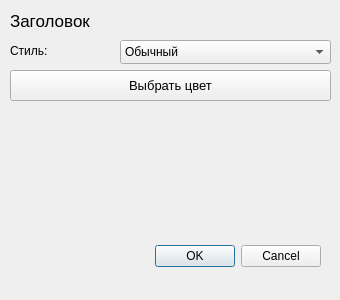
<?xml version="1.0" encoding="UTF-8"?>
<ui version="4.0">
 <class>BrushDialog</class>
 <widget class="QDialog" name="BrushDialog">
  <property name="geometry">
   <rect>
    <x>0</x>
    <y>0</y>
    <width>340</width>
    <height>300</height>
   </rect>
  </property>
  <property name="windowTitle">
   <string>Dialog</string>
  </property>
  <widget class="QDialogButtonBox" name="buttonBox">
   <property name="geometry">
    <rect>
     <x>30</x>
     <y>240</y>
     <width>291</width>
     <height>32</height>
    </rect>
   </property>
   <property name="orientation">
    <enum>Qt::Horizontal</enum>
   </property>
   <property name="standardButtons">
    <set>QDialogButtonBox::Cancel|QDialogButtonBox::Ok</set>
   </property>
  </widget>
  <widget class="QLabel" name="labelHeader">
   <property name="geometry">
    <rect>
     <x>10</x>
     <y>10</y>
     <width>93</width>
     <height>21</height>
    </rect>
   </property>
   <property name="font">
    <font>
     <pointsize>13</pointsize>
    </font>
   </property>
   <property name="text">
    <string>Заголовок</string>
   </property>
  </widget>
  <widget class="QPushButton" name="pushButtonColor">
   <property name="geometry">
    <rect>
     <x>10</x>
     <y>70</y>
     <width>321</width>
     <height>31</height>
    </rect>
   </property>
   <property name="font">
    <font>
     <pointsize>10</pointsize>
    </font>
   </property>
   <property name="autoFillBackground">
    <bool>true</bool>
   </property>
   <property name="text">
    <string>Выбрать цвет</string>
   </property>
  </widget>
  <widget class="QLabel" name="labelStyle">
   <property name="geometry">
    <rect>
     <x>10</x>
     <y>40</y>
     <width>101</width>
     <height>21</height>
    </rect>
   </property>
   <property name="text">
    <string>Стиль:</string>
   </property>
  </widget>
  <widget class="QComboBox" name="comboBoxStyle">
   <property name="geometry">
    <rect>
     <x>120</x>
     <y>40</y>
     <width>211</width>
     <height>24</height>
    </rect>
   </property>
   <property name="currentIndex">
    <number>1</number>
   </property>
   <item>
    <property name="text">
     <string>Без заливки</string>
    </property>
   </item>
   <item>
    <property name="text">
     <string>Обычный</string>
    </property>
   </item>
   <item>
    <property name="text">
     <string>Плотность 1</string>
    </property>
   </item>
   <item>
    <property name="text">
     <string>Плотность 2</string>
    </property>
   </item>
   <item>
    <property name="text">
     <string>Плотность 3</string>
    </property>
   </item>
   <item>
    <property name="text">
     <string>Плотность 4</string>
    </property>
   </item>
   <item>
    <property name="text">
     <string>Плотность 5</string>
    </property>
   </item>
   <item>
    <property name="text">
     <string>Плотность 6</string>
    </property>
   </item>
   <item>
    <property name="text">
     <string>Плотность 7</string>
    </property>
   </item>
   <item>
    <property name="text">
     <string>Гор. штрих</string>
    </property>
   </item>
   <item>
    <property name="text">
     <string>Верт. штрих</string>
    </property>
   </item>
   <item>
    <property name="text">
     <string>Клетка</string>
    </property>
   </item>
   <item>
    <property name="text">
     <string>Диаг. штрих 1</string>
    </property>
   </item>
   <item>
    <property name="text">
     <string>Диаг. штрих 2</string>
    </property>
   </item>
   <item>
    <property name="text">
     <string>Диаг. штрих 3</string>
    </property>
   </item>
  </widget>
 </widget>
 <tabstops>
  <tabstop>comboBoxStyle</tabstop>
  <tabstop>pushButtonColor</tabstop>
 </tabstops>
 <resources/>
 <connections>
  <connection>
   <sender>buttonBox</sender>
   <signal>accepted()</signal>
   <receiver>BrushDialog</receiver>
   <slot>accept()</slot>
   <hints>
    <hint type="sourcelabel">
     <x>248</x>
     <y>254</y>
    </hint>
    <hint type="destinationlabel">
     <x>157</x>
     <y>274</y>
    </hint>
   </hints>
  </connection>
  <connection>
   <sender>buttonBox</sender>
   <signal>rejected()</signal>
   <receiver>BrushDialog</receiver>
   <slot>reject()</slot>
   <hints>
    <hint type="sourcelabel">
     <x>316</x>
     <y>260</y>
    </hint>
    <hint type="destinationlabel">
     <x>286</x>
     <y>274</y>
    </hint>
   </hints>
  </connection>
 </connections>
</ui>
